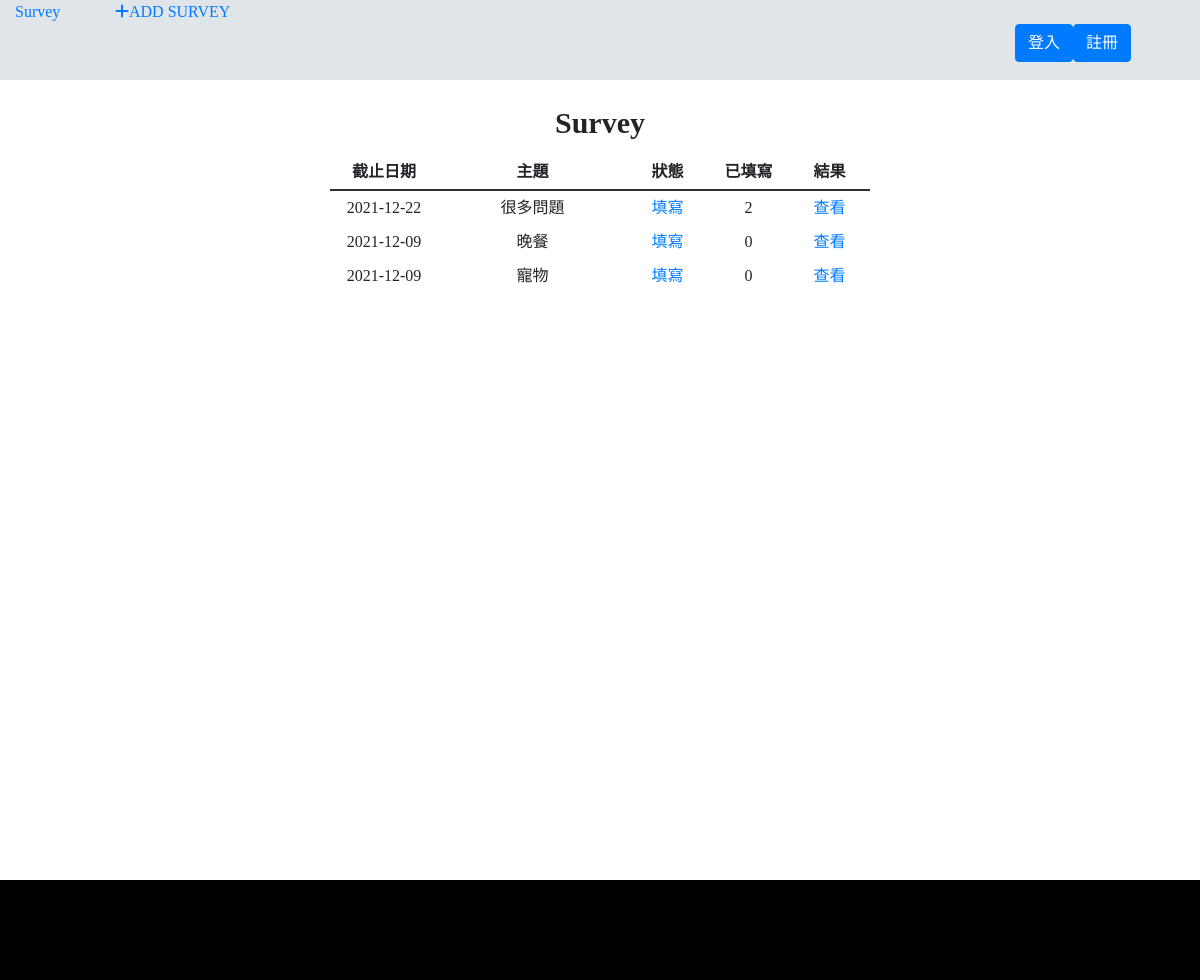
Before: / with the older database file.
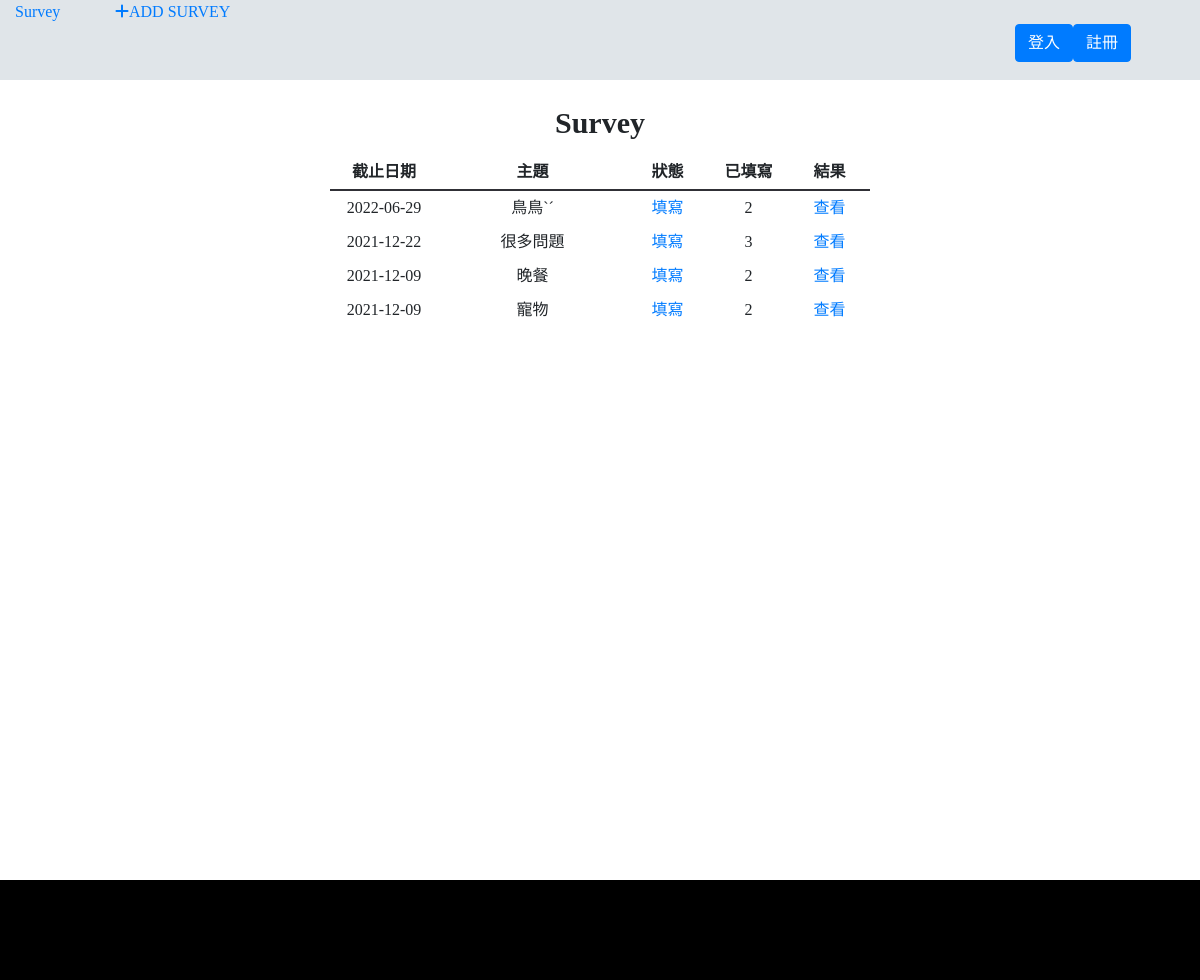
After: the same page with the newer database file.
### tables this page shows
CREATE TABLE `surveys` (
  `id` int(11) NOT NULL,
  `title` varchar(50) NOT NULL,
  `author` varchar(30) NOT NULL,
  `create_time` datetime NOT NULL DEFAULT current_timestamp(),
  `edit_time` datetime NOT NULL,
  `end_time` date NOT NULL,
  `status` tinyint(1) DEFAULT 0,
  `count` int(10) UNSIGNED NOT NULL DEFAULT 0
);

### include/show_survey.php (the view)
<?php
$sql = "SELECT * FROM `surveys` ORDER BY `id` DESC";
$res = $pdo->query($sql)->fetchAll(PDO::FETCH_ASSOC);
?>
<div class="table_box">
    <div class= "table_header">
    Survey
    </div>
<table>
    <tr>
        <th>截止日期</th>
        <th>主題</th>
        <th>狀態</th>
        <th>已填寫</th>
        <th>結果</th>
    </tr>
    <?php foreach ($res as $data) { ?>
        <tr>
            <td><?=$data['end_time']?></td>
            <td><?=$data['title']?></td>
            <td>
                <?php
                    if(isset($_SESSION['account'])){
                        $sql ="SELECT `id` FROM `surveylog` WHERE `u_id` ='{$_SESSION['account']['id']}'AND `s_id`= '{$data['id']}'";
                        $ck_res = $pdo->query($sql)->fetchColumn();
                        if($ck_res){
                            echo "已填寫";
                        }else{
                            echo "<a href='./index.php?do=write_survey&id=".$data['id']."'>填寫</a>";
                        }
                    }else{
                        echo "<a href='./index.php?do=write_survey&id=".$data['id']."'>填寫</a>";
                    }
                ?>
            </td>
            <td><?=$data['count']?></td>
            <td><?php echo "<a href='./index.php?do=res_survey&id=".$data['id']."'>查看</a>";?></td>
        </tr>
    <?php } ?>
</table>
</div>
<link rel="stylesheet" href="./css/show_survey.css">

### index.php (shortened to what this page needs)
<?php session_start();
include "./api/db.php" ?>
<!DOCTYPE html>
<html lang="en">
<head>
    <link rel="stylesheet" href="https://cdnjs.cloudflare.com/ajax/libs/font-awesome/6.0.0-beta3/css/all.min.css">
    <link rel="stylesheet" href="https://cdn.jsdelivr.net/npm/bootstrap@4.6.1/dist/css/bootstrap.min.css">
    <link rel="stylesheet" href="./css/homePage.css">
</head>
<body onload="display_size();" onresize="display_size();">
    <nav class="container-fluid">
        <div class="row">
            <div class="col-1">
                <a href="./index.php">Survey</a>
            </div>
            <div class="col-9">
                <a href="./index.php?do=add_survey"><i class="fas fa-plus"></i>ADD SURVEY</a>
            </div>
            <div class="col-2 pt-4">
                <?php include "./include/status.php"; ?>
            </div>
        </div>
    </nav>
    <div class="page">
        <?php
        if (isset($_GET['do'])) {
            if (isset($_SESSION['account'])) {
                $str = "./include/" . $_GET['do'] . ".php";
                include $str;
            } else {
                header("location:./login.php");
                exit;
            }
        } else {
            include "./include/show_survey.php";
        }
        ?>
    </div>
    <footer>
    </footer>
</body>
</html>

### include/status.php
<?php
if (isset($_SESSION['account'])) {
    echo $_SESSION['account']['name'];
    echo "<a href='./api/logout.php'><button class='btn btn-primary'>登出</button></a>";
} else {
    echo "<a href='login.php'><button class='btn btn-primary'>登入</button></a>";
    echo "<a href='insert.php'><button class='btn btn-primary'>註冊</button></a>";
}
?>

### css/homePage.css (style rules this page uses)
* { box-sizing: border-box; margin: 0; padding: 0; font-family: 'Microsoft JhengHei'; }
nav { height: 80px; background-color: rgb(224, 229, 233); position: fixed; top:0px; }
.page { width: 900px; min-height:800px; margin: 80px auto 0px auto; }
footer { width: 100%; height: 100px; text-align: center; color:white; background-color: black; }

### css/show_survey.css (style rules this page uses)
.table_box { padding-top: 20px; }
table { width:60%; margin: auto; text-align:center; }
.table_header { font-size: 30px; margin-bottom: 10px; text-align:center; font-weight: bolder; }
tr:nth-child(1) th { padding: 5px; border-bottom: 2px solid rgb(48, 48, 54); }
td { padding: 5px; }
td:nth-child(2) { width: 35%; }
td:nth-child(1) { width: 20%; }
td:nth-child(3),td:nth-child(4),td:nth-child(5) { width: 15%; }

Changed rows visible on the page:
added surveys: end_time "2022-06-29", title "鳥鳥ˋˊ", count "2"
changed surveys "很多問題": count "2" → "3"
changed surveys "晚餐": count "0" → "2"
changed surveys "寵物": count "0" → "2"
